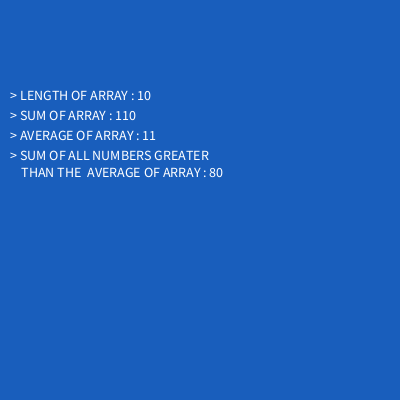
Frame 1 (no input)
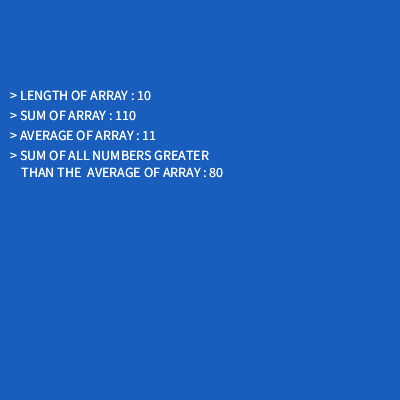
Frame 2 (the mouse pressed at the canvas centre, redrawn once)

The Processing sketch that drew these frames (run headless with seeded random() and noise(); the mouse was pressed at the canvas centre and the sketch redrawn once):

// Processing sketch: processing_54262
// ── processing_54262.pde

// Homework # 9 

int [] numbers = { 2, 4, 6, 8, 10, 12, 14, 16, 18, 20}; 

void setup ()
{
  size (400, 400);
  textSize (14);
  smooth ();
  fill (0);
  background (25, 94, 188);
  
}


void draw ()
{
  noLoop ();
  fill (255);
  text ("> LENGTH OF ARRAY : " + numbers.length, 10, 100);
  text ("> SUM OF ARRAY : " + getSum (), 10, 120); 
  text ("> AVERAGE OF ARRAY : " + getAverage (), 10, 140);
  text ("> SUM OF ALL NUMBERS GREATER \n    THAN THE  AVERAGE OF ARRAY : " + sumGreaterThan (), 10, 160); 
}


int getSum ()
{ 
  int sum = 0;
  for (int i = 0; i < numbers.length; i++)
  {
    sum = sum + numbers [i];
  }
    
   return sum;
    
}


int getAverage () 
{
  return getSum ()/numbers.length;
} 


int sumGreaterThan ()
{
  int sum = 0;
  int average = getAverage();
  for (int i = 0; i < numbers.length; i++)
  {
    if (numbers[i] > average) 
    {
    sum = sum + numbers [i];
    }
  }
  
  return sum;
}
